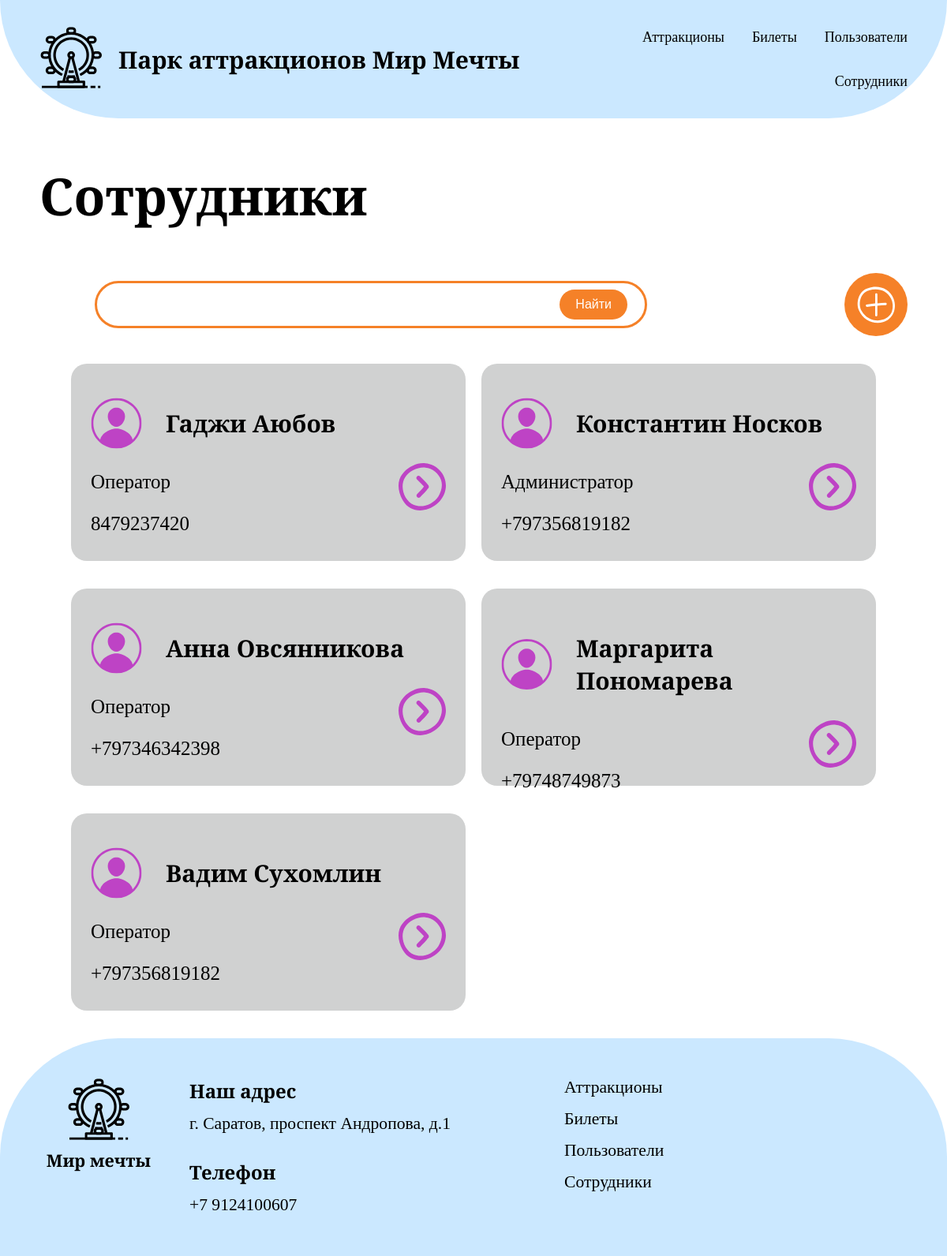
Page /staff/ on the committed database.
### first_app/models.py (models this page shows, shortened)
class Staff(models.Model):
    POSITION_CHOICES = [
        ('operator', 'Оператор'),
        ('administrator', 'Администратор'),
    ]
    name = models.CharField('Имя', max_length=50)
    surname = models.CharField('Фамилия', max_length=50)
    position = models.CharField('Должность', max_length=50, choices=POSITION_CHOICES)
    phone_number = models.CharField('Номер телефона', max_length=20)
    passport = models.CharField('Паспорт', max_length=13, unique=True)
    photo = models.ImageField('Фотография сотрудника', upload_to='staff_photos/', null=True, blank=True)
    class Meta:
        verbose_name = "Сотрудник"
        verbose_name_plural = "Сотрудники"
        ordering = ["surname", "name"]
        indexes = [
            models.Index(fields=["position"])
        ]

### first_app/views.py (the view)
# urls.py: path('staff/', staff, name='staff'),
def staff(request):
    all_staff = Staff.objects.all().order_by('surname', 'name')
    return render(request, 'staff.html', {'staff_list': all_staff})

### first_app/templates/staff.html
{% extends "base.html" %}
{% load static %}
{%block main%}
<div class="container">
    <section class="page-search">
        <h1 class="page-title">Сотрудники</h1>
        <form class="search" action="/search" method="get">
            <div class="search-container">
                <input class="search-input" type="text" name="query">
                <button type="submit" class="search-button">Найти</button>
            </div>
            <img src="{% static 'images/add.svg' %}" alt="добавить" class="add">
        </form>
    </section>
    <section class="users-menu">
        {% for staff_member in staff_list %}
        <div class="user-card">
            <div class="user-header">
                {% if staff_member.photo %}
                <img src="{{ staff_member.photo.url }}" alt="фото сотрудника {{ staff_member.name }}" class="profile-img">
                {% else %}
                <img src="{% static 'images/profile.co.svg' %}" alt="фото профиля" class="profile-img">
                {% endif %}
                <h3 class="user-name">{{ staff_member.name }} {{ staff_member.surname }}</h3>
            </div>
            <div class="erl">
                <div class="user-info">
                    <p class="email">{{ staff_member.get_position_display }}</p>
                    <p class="regist">{{ staff_member.phone_number }}</p>
                </div>
                <img src="{% static 'images/podrobnee.svg' %}" alt="Подробнее" class="podrobnee">
            </div>
        </div>
        {% empty %}
        <p>Сотрудники не найдены.</p>
        {% endfor %}
    </section>
</div>
{%endblock%}

### first_app/static/css/style.css (style rules this page uses)
* { box-sizing: border-box; }
.container { max-width: 95%; margin: 0 auto; padding: 0 20px; }
html, body { font-family: "Cormorant Infant", serif; margin: 0; padding: 0; }
body { display: flex; flex-direction: column; min-height: 100vh; }
.page-title { font-size: 65px; }
.search { display: flex; justify-content: space-between; align-items: center; margin-bottom: 30px; }
.search-container { position: relative; display: inline-block; width: 750px; }
.page-search { margin-bottom: 35px; }
.search-input { color: #F58128; margin: 0 10px 0 70px; padding: 10px 100px 10px 15px; height: 60px; width: 700px; font-size: 25px; border-radius: 50px; border: 3px solid #F58128; outline: none; padding-left: 10px; caret-color: #F58128; box-sizing: border-box; white-space: nowrap; overflow: hidden; text-overflow: ellipsis; }
.search-button { position: absolute; right: 5px; top: 50%; transform: translateY(-50%); background-color: #F58128; color: white; border: none; padding: 10px 20px; border-radius: 50px; cursor: pointer; font-size: 16px; z-index: 2; }
.add { height: 80px; width: 80px; }
.user-card { background-color: #D0D1D1; height: 250px; width: 500px; border-radius: 20px; padding: 25px; margin: 0px auto 35px auto; }
.user-header { display: flex; }
.profile-img { margin-right: 30px }
.user-name { font-size: 30px; }
.user-info { font-size: 25px; }
.erl { display: flex; justify-content: space-between; }
.podrobnee { height: 60px; width: 60px; }
.email { margin-top: 10px; }
.regist { margin-top: 10px; }
.users-menu { flex-wrap: wrap; gap: 0 20px; display: grid; grid-template-columns: repeat(auto-fill, 500px); gap: 0 20px; justify-content: center; align-items: flex-start; }

### rows in the picture
Staff: name "Гаджи", surname "Аюбов", position "Оператор", phone_number "8479237420"
Staff: name "Константин", surname "Носков", position "Администратор", phone_number "+797356819182"
Staff: name "Анна", surname "Овсянникова", position "Оператор", phone_number "+797346342398"
Staff: name "Маргарита", surname "Пономарева", position "Оператор", phone_number "+79748749873"
Staff: name "Вадим", surname "Сухомлин", position "Оператор", phone_number "+797356819182"
